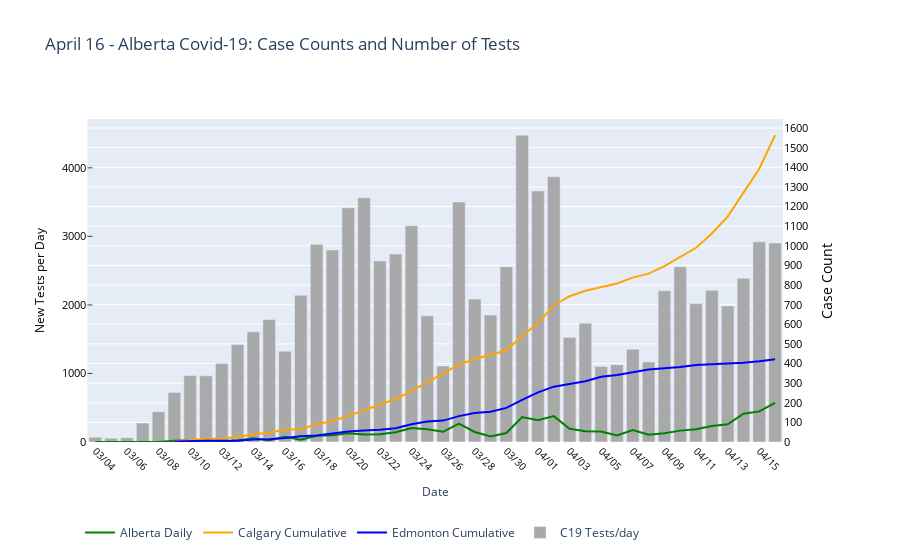

Notebook code for this chart:
### Code cell
# Set up the defaults and the data
ln_width = 2
days_to_trim = 1
mode = 'lines'
trace_formats = {'Ab_cases': {'mode': mode,
                                 'line': {'color': 'green', 'width':ln_width},
                                 'name': 'Alberta Daily'}, 
                 'Calgary_cumulative': {'mode': mode,
                                      'line': {'color': 'orange', 'width':ln_width},
                                      'name': 'Calgary Cumulative'},  
                 'Edmont_cumulative': {'mode': mode,
                                     'line': {'color': 'blue', 'width':ln_width},
                                     'name': 'Edmonton Cumulative'}
                } 
plot_data = all_data[:-days_to_trim]
updated = plot_data.index[-1].strftime("%B %d")
# Create the plot
data = list()
date_fmt = "%m/%d"
for key in trace_formats.keys():
    data.append(go.Scatter(x=plot_data.index.strftime(date_fmt), y=plot_data[key],
                             mode=trace_formats[key]['mode'], line=trace_formats[key]['line'],
                             name=trace_formats[key]['name'],
                             )
                )
data.append(go.Bar(x=plot_data.index.strftime(date_fmt),  y=plot_data['test_count'],
                     name='C19 Tests/day', yaxis='y2', marker={'color':'darkgrey'}))
layout = go.Layout(title=f'{updated} - Alberta Covid-19: Case Counts and Number of Tests',
                    xaxis=dict(domain=[0.01, 0.95], title='Date', titlefont={'size': 12}, 
                               rangemode='nonnegative', tick0=0, dtick=2, tickangle=45,
                               tickfont={'color':'black', 'size':10}),
                    yaxis=dict(title='Case Count', titlefont=dict(color='black'), 
                               tickfont={'color':'black', 'size':11}, overlaying='y2', side='right',
                               rangemode='nonnegative', tick0=0, dtick=100),
                    yaxis2=dict(domain=[0.1, 0.95], title='New Tests per Day', titlefont={'size': 12, 'color':'black'}, 
                                tickfont={'color':'black', 'size':11}, showgrid=False,
                                anchor='x', side='left', rangemode='nonnegative', ticks='inside'),
                    legend_orientation="h", hovermode='x')
fig = go.Figure(data=data, layout=layout)
fig.show()
fig.write_html('images/daily_cases.html')

### Figure 1 — Plotly figure (JSON) as saved in the notebook; plotly's stock layout.template omitted (floating-point values rounded to 4 significant figures)
{"data": [{"line": {"color": "green", "width": 2}, "mode": "lines", "name": "Alberta Daily", "type": "scatter", "x": ["03/04", "03/05", "03/06", "03/07", "03/08", "03/09", "03/10", "03/11", "03/12", "03/13", "03/14", "03/15", "03/16", "03/17", "03/18", "03/19", "03/20", "03/21", "03/22", "03/23", "03/24", "03/25", "03/26", "03/27", "03/28", "03/29", "03/30", "03/31", "04/01", "04/02", "04/03", "04/04", "04/05", "04/06", "04/07", "04/08", "04/09", "04/10", "04/11", "04/12", "04/13", "04/14", "04/15", "04/16"], "y": [0, 0, 1, 0, 0, 6, 9, 8, 3, 8, 19, 9, 27, 12, 32, 34, 44, 38, 39, 50, 71, 65, 52, 94, 51, 28, 46, 127, 111, 132, 67, 55, 53, 33, 61, 37, 45, 58, 65, 82, 90, 144, 156, 200]}, {"line": {"color": "orange", "width": 2}, "mode": "lines", "name": "Calgary Cumulative", "type": "scatter", "x": ["03/04", "03/05", "03/06", "03/07", "03/08", "03/09", "03/10", "03/11", "03/12", "03/13", "03/14", "03/15", "03/16", "03/17", "03/18", "03/19", "03/20", "03/21", "03/22", "03/23", "03/24", "03/25", "03/26", "03/27", "03/28", "03/29", "03/30", "03/31", "04/01", "04/02", "04/03", "04/04", "04/05", "04/06", "04/07", "04/08", "04/09", "04/10", "04/11", "04/12", "04/13", "04/14", "04/15", "04/16"], "y": [null, null, 1, null, null, 4, 10, 16, 18, 26, 39, 47, 64, 65, 91, 107, 133, 162, 190, 219, 259, 303, 347, 394, 423, 443, 466, 542, 605, 696, 743, 771, 791, 808, 838, 858, 896, 942, 990, 1063, 1149, 1271, 1393, 1564]}, {"line": {"color": "blue", "width": 2}, "mode": "lines", "name": "Edmonton Cumulative", "type": "scatter", "x": ["03/04", "03/05", "03/06", "03/07", "03/08", "03/09", "03/10", "03/11", "03/12", "03/13", "03/14", "03/15", "03/16", "03/17", "03/18", "03/19", "03/20", "03/21", "03/22", "03/23", "03/24", "03/25", "03/26", "03/27", "03/28", "03/29", "03/30", "03/31", "04/01", "04/02", "04/03", "04/04", "04/05", "04/06", "04/07", "04/08", "04/09", "04/10", "04/11", "04/12", "04/13", "04/14", "04/15", "04/16"], "y": [null, null, 0, null, null, 3, 6, 7, 7, 7, 13, 14, 20, 29, 33, 42, 54, 58, 62, 70, 90, 104, 109, 132, 148, 154, 174, 215, 253, 282, 296, 310, 333, 341, 356, 369, 376, 382, 392, 396, 397, 404, 412, 422]}, {"marker": {"color": "darkgrey"}, "name": "C19 Tests/day", "type": "bar", "x": ["03/04", "03/05", "03/06", "03/07", "03/08", "03/09", "03/10", "03/11", "03/12", "03/13", "03/14", "03/15", "03/16", "03/17", "03/18", "03/19", "03/20", "03/21", "03/22", "03/23", "03/24", "03/25", "03/26", "03/27", "03/28", "03/29", "03/30", "03/31", "04/01", "04/02", "04/03", "04/04", "04/05", "04/06", "04/07", "04/08", "04/09", "04/10", "04/11", "04/12", "04/13", "04/14", "04/15", "04/16"], "y": [71, 55, 62, 276, 443, 724, 971, 966, 1145, 1422, 1608, 1788, 1324, 2141, 2884, 2802, 3418, 3563, 2642, 2742, 3155, 1841, 1108, 3502, 2085, 1852, 2557, 4477, 3663, 3870, 1525, 1731, 1101, 1128, 1355, 1168, 2206, 2558, 2019, 2213, 1985, 2388, 2921, 2903], "yaxis": "y2"}], "layout": {"hovermode": "x", "legend": {"orientation": "h"}, "title": {"text": "April 16 - Alberta Covid-19: Case Counts and Number of Tests"}, "xaxis": {"domain": [0.01, 0.95], "dtick": 2, "rangemode": "nonnegative", "tick0": 0, "tickangle": 45, "tickfont": {"color": "black", "size": 10}, "title": {"font": {"size": 12}, "text": "Date"}}, "yaxis": {"dtick": 100, "overlaying": "y2", "rangemode": "nonnegative", "side": "right", "tick0": 0, "tickfont": {"color": "black", "size": 11}, "title": {"font": {"color": "black"}, "text": "Case Count"}}, "yaxis2": {"anchor": "x", "domain": [0.1, 0.95], "rangemode": "nonnegative", "showgrid": false, "side": "left", "tickfont": {"color": "black", "size": 11}, "ticks": "inside", "title": {"font": {"color": "black", "size": 12}, "text": "New Tests per Day"}}}}
